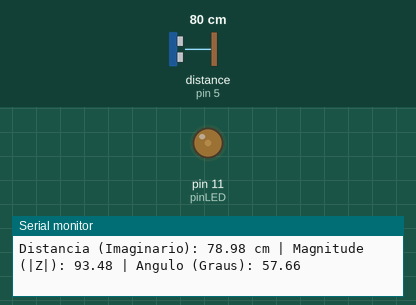
This sketch was run on a simulated Arduino Uno, built with avr-gcc and run on an emulated ATmega328P. Shown: output pins drawn as LEDs (lit = HIGH), the last lines printed to the serial monitor. Wiring (inferred from the names in the program): ultrasonic range finder: trigger pin 6; echo pin 5. The test bench sets the inputs (shaded band); at power-on: distance to the obstacle (sensor on pin 5) 80 cm. The echo pulse lasts 58.3 µs per cm; pins used as bus, display or sensor lines are not drawn.

Above: at 1.2 s.
1.3 s: distance to the obstacle (sensor on pin 5) set to 250 cm
At 1.7 s:
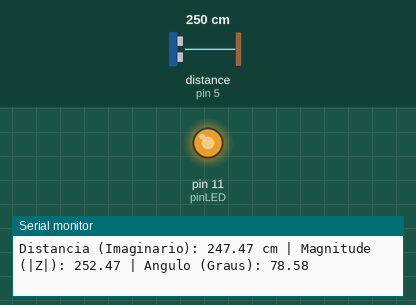
2.9 s: distance to the obstacle (sensor on pin 5) set to 2 cm
At 3.5 s:
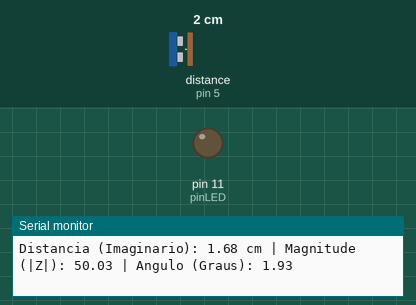
4.5 s: distance to the obstacle (sensor on pin 5) set to 9 cm
7.5 s: distance to the obstacle (sensor on pin 5) set to 13 cm
At 8.1 s:
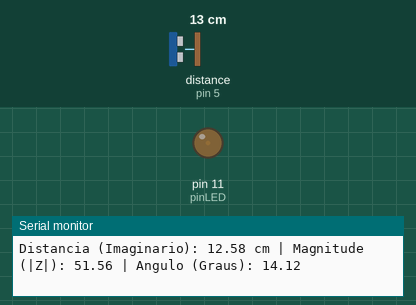
10.5 s: distance to the obstacle (sensor on pin 5) set to 120 cm
At 11.0 s:
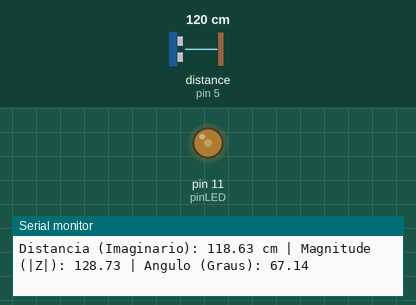
Timing chart, 0 to 13.1 s (numbered marks = the images above; inputs shaded):
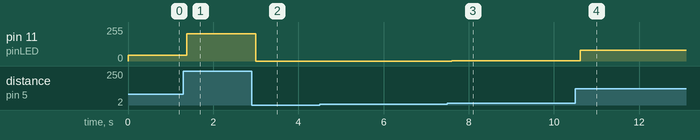

The sketch:

codigo-arduino.ino
```cpp
// --- Definição de Pinos e Variáveis ---
int pinLED = 11;    // Pino digital para o LED (PWM) - Saída de brilho
int pinTrig = 6;    // Pino digital para o Trigger (acionamento) do sensor ultrassônico
int pinEcho = 5;    // Pino digital para o Echo (resposta) do sensor ultrassônico

// Valor fixo que representa a Parte Real (Re(z)) do número complexo
// Este valor é constante para a simulação do plano complexo
int valorReal = 50;

// --- Configuração Inicial ---
void setup() {
  Serial.begin(9600);      // Inicia a comunicação serial a 9600 baud rate para enviar dados ao Python

  // Configura os pinos do sensor ultrassônico
  pinMode(pinTrig, OUTPUT); // O Trig envia o pulso de som (Saída)
  pinMode(pinEcho, INPUT);  // O Echo recebe o retorno do som (Entrada)

  pinMode(pinLED, OUTPUT);  // Configura o pino do LED como Saída
}

// --- Loop Principal (Execução Contínua) ---
void loop() {
  // 1. Geração do Pulso de Trigger para iniciar a medição
  digitalWrite(pinTrig, LOW);      // Garante que o Trig esteja baixo
  delayMicroseconds(2);            // Pequena pausa
  digitalWrite(pinTrig, HIGH);     // Envia um pulso alto
  delayMicroseconds(10);           // Dura 10 microssegundos
  digitalWrite(pinTrig, LOW);      // Finaliza o pulso

  // 2. Medição do Tempo de Viagem do Som (Duração)
  // pulseIn mede a duração em microssegundos do pino Echo estar em HIGH
  long duracao_sinal = pulseIn(pinEcho, HIGH);

  // 3. Cálculo da Distância (Parte Imaginária)
  // Distância = (Tempo * Velocidade do Som) / 2
  // Velocidade do Som ≈ 0.034 cm/µs 340ms
  float distancia_cm = (duracao_sinal * 0.034) / 2;

  // 4. Filtragem/Tratamento de Erros de Leitura (Garantia de 0 a 400 cm)
  if (distancia_cm == 0 || distancia_cm > 400) {
    distancia_cm = 0; // Se a leitura for inválida, define a distância como zero
  }

  // --- Simulação do Número Complexo: z = valorReal + j * distancia_cm ---

  // 5. Cálculo da Magnitude (|Z|)
  // Fórmula: |z| = sqrt(Real² + Imaginário²)
  float magnitude = sqrt(sq(valorReal) + sq(distancia_cm));

  // 6. Cálculo do Ângulo (Fase) em Radianos
  // Fórmula: θ = atan(Imaginário / Real)
  float angulo_radianos = atan(distancia_cm / valorReal);

  // 7. Conversão do Ângulo para Graus
  // Fórmula: Graus = Radianos * (180 / PI)
  float angulo_graus = (angulo_radianos * 180.0) / PI;

  // --- Controle do LED com base na Magnitude ---

  // 8. Mapeamento da Magnitude para o Brilho (0-255)
  // Mapeia a magnitude de um intervalo esperado (50 a 300) para o PWM (0 a 255)
  float brilho = map(magnitude, 50, 300, 0, 255);

  // 9. Restrição do Brilho
  // Garante que o valor de brilho esteja dentro dos limites válidos (0-255)
  brilho = constrain(brilho, 0, 255);

  // 10. Escrita do Brilho no LED
  analogWrite(pinLED, (int)brilho); // Usa PWM para variar o brilho do LED

  // --- Envio de Dados pela Serial para o Python ---

  // Parte Imaginária (Distância)
  Serial.print("Distancia (Imaginario): ");
  Serial.print(distancia_cm);
  Serial.print(" cm | ");

  // Magnitude (|Z|)
  Serial.print("Magnitude (|Z|): ");
  Serial.print(magnitude);
  Serial.print(" | ");

  // Ângulo (Fase)
  Serial.print("Angulo (Graus): ");
  Serial.println(angulo_graus);

  // 11. Pausa antes da próxima leitura
  delay(100); // Aguarda 100ms para estabilizar e não sobrecarregar a porta serial
}
```

Measured:
- after the input at 1.3 s, pin 11 (pinLED): 43/255 → 206/255 after 0.08 s
- after the input at 2.9 s, pin 11 (pinLED): 206/255 → 0/255 after 0.10 s
- after the input at 7.5 s, pin 11 (pinLED): 0/255 → 1/255 after 0.10 s
- after the input at 10.5 s, pin 11 (pinLED): 1/255 → 79/255 after 0.11 s
